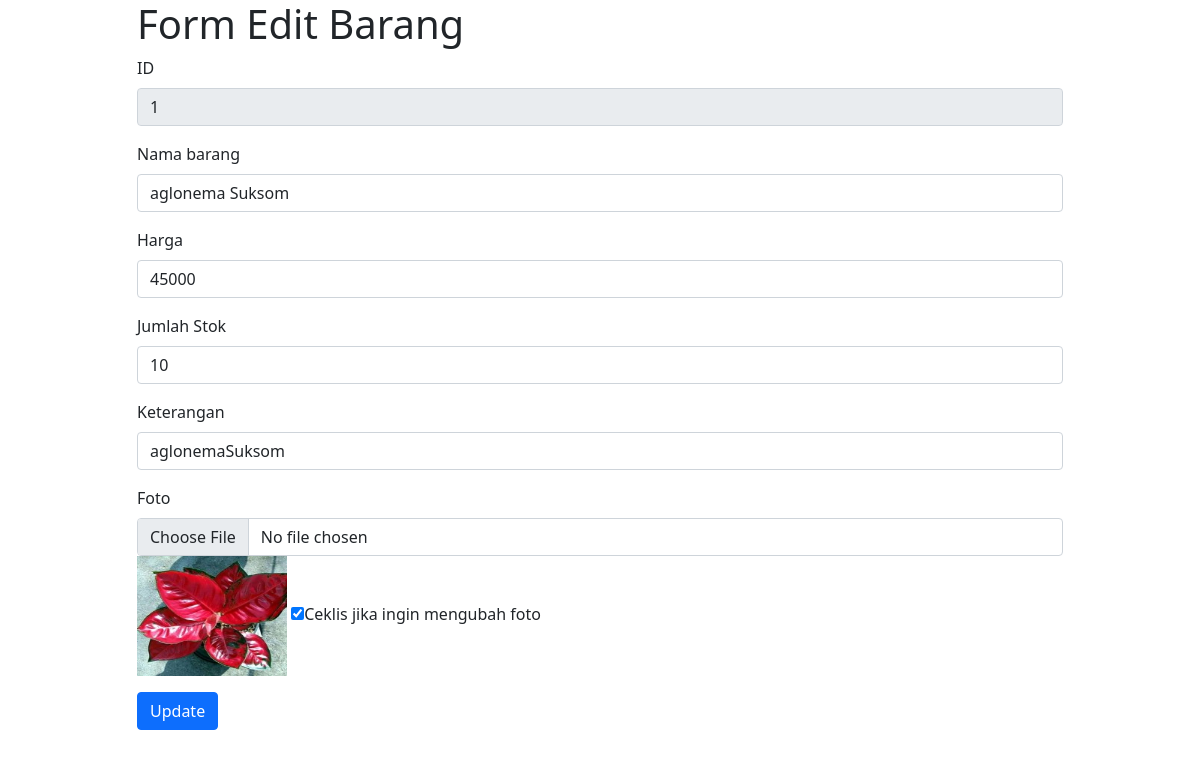
The page /editBrg.php?id=1 on the database its author committed.
### tables this page shows
CREATE TABLE `barang` (
  `id` int(11) NOT NULL,
  `nama` varchar(40) DEFAULT NULL,
  `hrg` double DEFAULT NULL,
  `jml` int(11) DEFAULT NULL,
  `keterangan` varchar(100) DEFAULT NULL,
  `foto` varchar(255) DEFAULT NULL,
  PRIMARY KEY (`id`)
);

### editBrg.php (the view, shortened to what this page needs)
<?php
    include "koneksi.php";
    $id = $_GET["id"];
    $sql = "SELECT * FROM barang WHERE id='$id'";
    $hasil = $conn->query($sql);
    while ($row = $hasil->fetch_assoc()) {
        $nama = $row['nama'];
        $hrg = $row['hrg'];
        $jml = $row['jml'];
        $keterangan = $row['keterangan'];
        $foto = $row['foto'];
    }
?>
<!DOCTYPE html>
<html lang="en">
<head>
    <link rel="stylesheet" href="https://cdn.jsdelivr.net/npm/bootstrap@5.1.3/dist/css/bootstrap.min.css">
</head>
<body>
<div class="container">
        <div class="row justify-content-center">
            <div class="col-10">
                <h1>Form Edit Barang</h1>
                <form action="updBrg.php" method="post" enctype="multipart/form-data">
                    <div class="mb-3">
                        <label for="l1" class="form-label">ID</label>
                        <input type="text" class="form-control" id="id" name="tid" value="<?= $id; ?>" readonly>
                    </div>
                    <div class="mb-3">
                        <label for="l2" class="form-label">Nama barang</label>
                        <input type="text" class="form-control" id="nama" name="tnama" value="<?= $nama; ?>">
                    </div>
                    <div class="mb-3">
                        <label for="l3" class="form-label">Harga</label>
                        <input type="text" class="form-control" id="hrg" name="thrg" value="<?= $hrg; ?>">
                    </div>
                    <div class="mb-3">
                        <label for="l4" class="form-label">Jumlah Stok</label>
                        <input type="text" class="form-control" id="jml" name="tjml" value="<?= $jml; ?>">
                    </div>
                    <div class="mb-3">
                        <label for="l5" class="form-label">Keterangan</label>
                        <input type="text" class="form-control" id="ket" name="tket" value="<?= $keterangan; ?>">
                    </div>
                    <div class="mb-3">
                        <label for="l6" class="form-label">Foto</label>
                        <input type="file" class="form-control" id="foto" name="foto">
                        <img src="img/<?php echo $foto; ?>" width="150px" height="120px">
                        <input type="checkbox" name="ubah_foto" value="true" checked>Ceklis jika ingin mengubah foto<br>
                    </div>
                    <div class="mb-3">
                        <button class="btn btn-primary" type="submit">Update</button>
                    </div>
                </form>
            </div>
        </div>
    </div>
</body>
</html>

### rows shown on the page
barang: tnama "aglonema Suksom", thrg "45000", tjml "10", tket "aglonemaSuksom", foto (picture)
